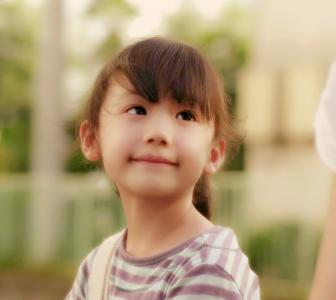
#> input picture show-me-the-code/0000/lutianaicai.jpg, 336 x 300 px
$ python add_num_to_pic.py
#> lines starting #> are read from the running program, lines starting #| are printed output that depends on the picture
#!/usr/bin/env/python3
#coding:utf-8

from PIL import Image,ImageDraw,ImageFont

class Add_Num_to_Image(object) :
    def __init__(self,image_file):
#> called with image_file = 'lutianaicai.jpg'
        self.im=Image.open(image_file)
#> self.im is the input picture: PIL image 336x300 RGB; mean R, G, B 178.5, 156.5, 119.2
    def add_num(self):
        draw=ImageDraw.Draw(self.im)
        text_font=ImageFont.truetype('comsc.ttf',size=40)
        fill_color='#ff0000'
        im_width,im_height=self.im.size
#> im_width = 336; im_height = 300
        draw.text((im_width-160,0),'I love you',fill=fill_color,font=text_font)
        self.im.save('draw_done.jpg')
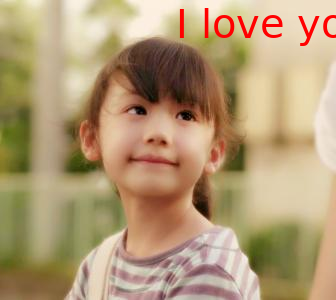
#> saved as draw_done.jpg: PIL image 336x300 RGB; mean R, G, B 178.9, 154.2, 117.3

if __name__=='__main__' :
    Add_Num_to_Image('lutianaicai.jpg').add_num()
